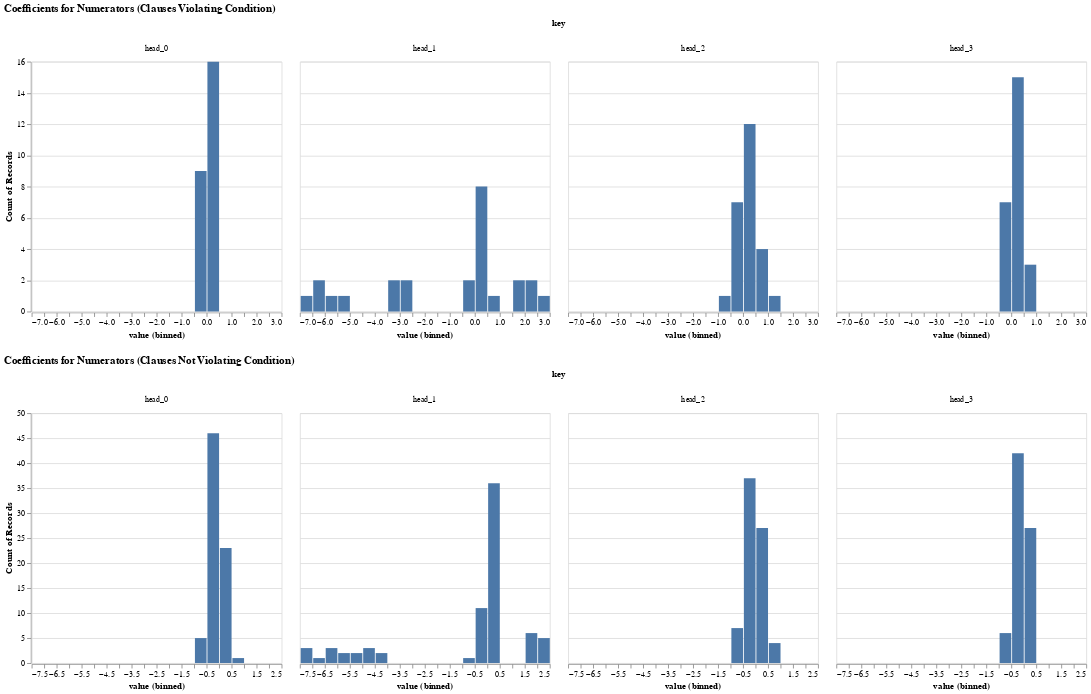

Here is the notebook cell this chart was saved with:
### Code cell
save_chart(
    hists(pd.DataFrame.from_dict(violating_nums)).properties(
        title ="Coefficients for Numerators (Clauses Violating Condition)"
    ) & hists(pd.DataFrame.from_dict(non_violating_nums)).properties(
        title ="Coefficients for Numerators (Clauses Not Violating Condition)"
    ),
    "img/numerators_unit_10.pdf",
)

### Figure 1 — Vega-Lite specification as saved in the notebook (floating-point values rounded to 4 significant figures)
{"config": {"view": {"continuousWidth": 300, "continuousHeight": 300}}, "vconcat": [{"data": {"name": "data-51267852050bc55bc7572484b50e937d"}, "mark": {"type": "bar"}, "encoding": {"column": {"field": "key", "type": "nominal"}, "x": {"bin": {"maxbins": 20}, "field": "value", "type": "quantitative"}, "y": {"aggregate": "count", "type": "quantitative"}}, "height": 300, "title": "Coefficients for Numerators (Clauses Violating Condition)", "transform": [{"fold": ["head_0", "head_1", "head_2", "head_3"]}], "width": 300}, {"data": {"name": "data-5c92a98f468969340e77524d689b9072"}, "mark": {"type": "bar"}, "encoding": {"column": {"field": "key", "type": "nominal"}, "x": {"bin": {"maxbins": 20}, "field": "value", "type": "quantitative"}, "y": {"aggregate": "count", "type": "quantitative"}}, "height": 300, "title": "Coefficients for Numerators (Clauses Not Violating Condition)", "transform": [{"fold": ["head_0", "head_1", "head_2", "head_3"]}], "width": 300}], "$schema": "https://vega.github.io/schema/vega-lite/v5.20.1.json", "datasets": {"data-51267852050bc55bc7572484b50e937d": [{"head_0": -0.04123, "head_1": 2.179, "head_2": -0.4752, "head_3": -0.2737}, {"head_0": 0.002475, "head_1": 2.6, "head_2": -0.3225, "head_3": -0.003775}, {"head_0": 0.0007727, "head_1": 0.08898, "head_2": -0.5487, "head_3": -0.2698}, {"head_0": 0.4532, "head_1": 0.5016, "head_2": 0.2856, "head_3": 0.2422}, {"head_0": -0.002012, "head_1": 2.293, "head_2": -0.04734, "head_3": -0.364}, {"head_0": 0.002477, "head_1": 1.958, "head_2": -0.2018, "head_3": -0.002171}, {"head_0": 3.588e-05, "head_1": -2.733, "head_2": 1.117, "head_3": 0.0001213}, {"head_0": 2.154e-05, "head_1": 0.0778, "head_2": 0.6559, "head_3": 0.03054}, {"head_0": 0.0001632, "head_1": -6.309, "head_2": 0.6601, "head_3": 0.003829}, {"head_0": 1.254e-05, "head_1": -3.417, "head_2": 0.06745, "head_3": 0.01965}, {"head_0": 0.001085, "head_1": 0.06154, "head_2": -0.438, "head_3": -0.19}, {"head_0": 2.527e-05, "head_1": 0.07754, "head_2": 0.6166, "head_3": 0.03367}, {"head_0": 2.313e-05, "head_1": 0.0007691, "head_2": 0.02511, "head_3": 0.7874}, {"head_0": -0.0008978, "head_1": -0.04198, "head_2": 0.4055, "head_3": 0.189}, {"head_0": 7.208e-06, "head_1": 0.05798, "head_2": 0.001153, "head_3": 0.6597}, {"head_0": 0.3647, "head_1": 0.1463, "head_2": 0.2466, "head_3": 0.219}, {"head_0": 0.0001597, "head_1": -6.13, "head_2": 0.6492, "head_3": 0.00417}, {"head_0": -0.0008307, "head_1": -0.04544, "head_2": 0.4184, "head_3": 0.1926}, {"head_0": -0.2103, "head_1": -5.474, "head_2": 0.3538, "head_3": 0.002997}, {"head_0": -0.004021, "head_1": -6.762, "head_2": 0.01927, "head_3": 0.04717}, {"head_0": -0.001767, "head_1": 1.559, "head_2": -0.04383, "head_3": -0.2678}, {"head_0": 2.039e-05, "head_1": -2.693, "head_2": 0.07814, "head_3": 0.0173}, {"head_0": 1.047e-05, "head_1": 0.05509, "head_2": 0.002867, "head_3": 0.5824}, {"head_0": -0.004576, "head_1": -5.883, "head_2": 0.02471, "head_3": 0.05007}, {"head_0": -1.306e-05, "head_1": -3.007, "head_2": -0.001017, "head_3": 0.1336}], "data-5c92a98f468969340e77524d689b9072": [{"head_0": 0.02408, "head_1": 0.07399, "head_2": -0.5137, "head_3": -0.005339}, {"head_0": -0.002767, "head_1": 0.0004785, "head_2": -0.0564, "head_3": -0.1507}, {"head_0": 0.01493, "head_1": 0.08532, "head_2": 0.5924, "head_3": 6.023e-05}, {"head_0": -0.03679, "head_1": 0.03022, "head_2": -0.001588, "head_3": -0.5018}, {"head_0": 0.009516, "head_1": 0.0008202, "head_2": -0.07587, "head_3": 0.01666}, {"head_0": 0.4435, "head_1": 0.06, "head_2": 0.0004553, "head_3": -1.359e-05}, {"head_0": 0.02533, "head_1": 0.06699, "head_2": -0.5709, "head_3": -0.004932}, {"head_0": -0.01531, "head_1": -4.503, "head_2": -0.001185, "head_3": -0.007432}, {"head_0": -0.2899, "head_1": -7.207, "head_2": 0.01813, "head_3": -0.001958}, {"head_0": -0.3153, "head_1": -7.199, "head_2": 0.02062, "head_3": 0.0006323}, {"head_0": -0.4363, "head_1": -0.04523, "head_2": 0.001812, "head_3": -0.1702}, {"head_0": -0.4465, "head_1": -0.05826, "head_2": 0.004793, "head_3": -0.01597}, {"head_0": -0.01914, "head_1": 0.1655, "head_2": -0.0469, "head_3": -0.02759}, {"head_0": -0.01423, "head_1": -5.451, "head_2": -0.0008947, "head_3": -0.009952}, {"head_0": -0.2902, "head_1": -7.233, "head_2": 0.01733, "head_3": -0.001965}, {"head_0": -0.002753, "head_1": 1.949, "head_2": -0.04614, "head_3": -0.267}, {"head_0": -0.003085, "head_1": 1.761, "head_2": -0.05363, "head_3": -0.2439}, {"head_0": -0.005019, "head_1": -5.267, "head_2": 0.02535, "head_3": 0.1209}, {"head_0": 0.004554, "head_1": 0.07382, "head_2": -0.01113, "head_3": 0.003351}, {"head_0": -0.002875, "head_1": 0.0005053, "head_2": -0.05893, "head_3": -0.1411}, {"head_0": 0.01125, "head_1": -4.125, "head_2": 0.05709, "head_3": 1.775e-05}, {"head_0": 0.003972, "head_1": 0.06957, "head_2": -0.01543, "head_3": 0.0008586}, {"head_0": -0.05616, "head_1": 0.0004491, "head_2": -0.05666, "head_3": -0.01724}, {"head_0": -0.1935, "head_1": -4.653, "head_2": 0.3497, "head_3": 0.08928}, {"head_0": -0.6128, "head_1": -5.852, "head_2": 0.1034, "head_3": -0.261}, {"head_0": -0.05333, "head_1": -0.6766, "head_2": 0.03613, "head_3": -0.003126}, {"head_0": 0.5684, "head_1": 0.0009441, "head_2": 0.01904, "head_3": 4.473e-06}, {"head_0": 0.3332, "head_1": 0.06864, "head_2": 0.299, "head_3": 0.3375}, {"head_0": 0.129, "head_1": 0.1002, "head_2": -0.5281, "head_3": -0.007801}, {"head_0": -0.01157, "head_1": 0.0867, "head_2": -0.02565, "head_3": -0.01668}, {"head_0": -0.001753, "head_1": -0.05766, "head_2": 0.3604, "head_3": 0.2384}, {"head_0": -0.001628, "head_1": -0.06194, "head_2": 0.4291, "head_3": 0.3019}, {"head_0": -0.03347, "head_1": 0.02661, "head_2": -0.001036, "head_3": -0.5986}, {"head_0": -0.4369, "head_1": -0.03956, "head_2": 0.0008555, "head_3": -0.1777}, {"head_0": -0.0006927, "head_1": -6.307, "head_2": 0.6362, "head_3": 0.006518}, {"head_0": -0.0002107, "head_1": 0.05519, "head_2": -0.5702, "head_3": -0.1745}, {"head_0": -0.1831, "head_1": -4.552, "head_2": -0.0009191, "head_3": -4.771e-05}, {"head_0": -0.8886, "head_1": 0.02419, "head_2": -0.001297, "head_3": -0.02616}, {"head_0": 0.003254, "head_1": 0.07446, "head_2": -0.01175, "head_3": 0.002607}, {"head_0": -0.08853, "head_1": -0.06617, "head_2": 0.363, "head_3": 7.754e-05}, {"head_0": 0.00117, "head_1": 2.255, "head_2": -0.3451, "head_3": -0.001184}, {"head_0": -0.0004603, "head_1": -5.823, "head_2": 0.5962, "head_3": 0.004249}, {"head_0": -0.1317, "head_1": 2.072, "head_2": -0.04386, "head_3": -0.005318}, {"head_0": -0.3075, "head_1": 0.04862, "head_2": -0.04401, "head_3": -0.4298}, {"head_0": -0.1367, "head_1": 2.006, "head_2": -0.03982, "head_3": -0.004934}, {"head_0": -0.2857, "head_1": -6.465, "head_2": 0.01857, "head_3": -2.733e-05}, {"head_0": 0.2785, "head_1": 0.2364, "head_2": 0.2251, "head_3": 0.2606}, {"head_0": -0.04043, "head_1": 1.712, "head_2": -0.03318, "head_3": -0.008047}, {"head_0": 0.009899, "head_1": 0.06506, "head_2": -0.01132, "head_3": 0.001929}, {"head_0": -0.4133, "head_1": 1.569, "head_2": -0.7899, "head_3": -0.5216}, {"head_0": -0.09542, "head_1": 1.82, "head_2": -0.4921, "head_3": -0.2007}, {"head_0": 0.01171, "head_1": -4.048, "head_2": 0.05155, "head_3": 1.888e-05}, {"head_0": 0.004316, "head_1": 0.07387, "head_2": -0.009848, "head_3": 0.003324}, {"head_0": -0.8872, "head_1": 0.02552, "head_2": -0.001198, "head_3": -0.02738}, {"head_0": -0.0002622, "head_1": 0.0611, "head_2": -0.5844, "head_3": -0.1836}, {"head_0": -0.9099, "head_1": 0.0004809, "head_2": -0.001592, "head_3": -0.8635}, {"head_0": -0.08192, "head_1": -0.05476, "head_2": 0.4064, "head_3": 0.0002138}, {"head_0": -0.1626, "head_1": -0.07252, "head_2": 0.4069, "head_3": 0.002868}, {"head_0": 0.001236, "head_1": 2.299, "head_2": -0.3655, "head_3": -0.001671}, {"head_0": 0.362, "head_1": 0.05793, "head_2": -0.002301, "head_3": -1.987e-05}, {"head_0": -0.05181, "head_1": 2.389, "head_2": -0.04423, "head_3": -0.008248}, {"head_0": -0.09524, "head_1": 0.0006448, "head_2": -0.04889, "head_3": -0.02008}, {"head_0": -0.2307, "head_1": 0.07377, "head_2": -0.04645, "head_3": -0.5247}, {"head_0": 0.01296, "head_1": 0.0006034, "head_2": -0.09518, "head_3": 0.01385}, {"head_0": -0.6761, "head_1": -6.2, "head_2": 0.1053, "head_3": -0.2961}, {"head_0": -0.3157, "head_1": 0.04236, "head_2": -0.03708, "head_3": -0.443}, {"head_0": -0.00438, "head_1": -6.694, "head_2": 0.02202, "head_3": 0.1737}, {"head_0": -0.4149, "head_1": -0.05097, "head_2": 0.001521, "head_3": -0.04813}, {"head_0": 0.01696, "head_1": 0.08106, "head_2": 0.6758, "head_3": 3.946e-05}, {"head_0": -0.2164, "head_1": 0.04809, "head_2": -0.03461, "head_3": -0.485}, {"head_0": -0.1312, "head_1": -0.08461, "head_2": 0.3229, "head_3": 0.001965}, {"head_0": -0.4847, "head_1": 1.857, "head_2": -0.9001, "head_3": -0.5682}, {"head_0": 0.01082, "head_1": -0.07235, "head_2": 0.01388, "head_3": 0.002307}, {"head_0": 0.003392, "head_1": 0.06767, "head_2": -0.01745, "head_3": -0.0003853}, {"head_0": 0.1231, "head_1": 0.08036, "head_2": -0.3895, "head_3": -0.008421}]}}
